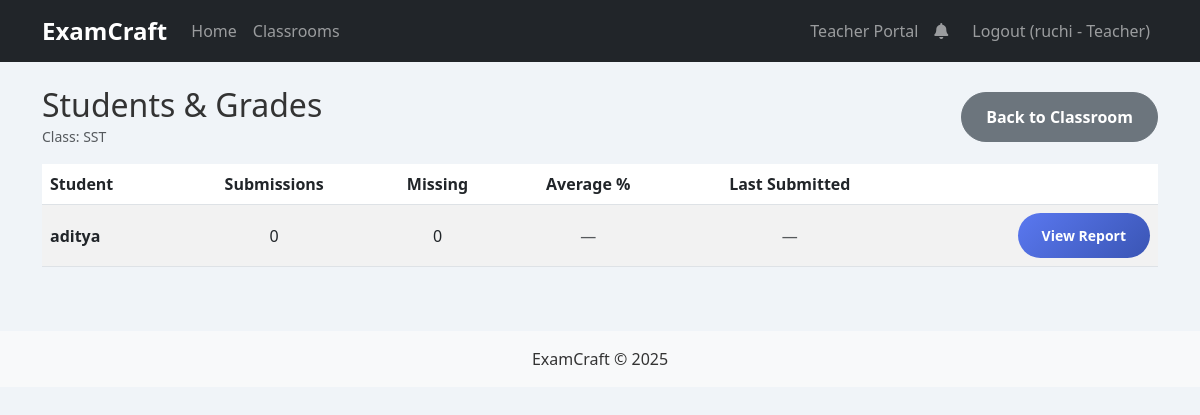
The page /classroom/1/students (signed in) on the database its author committed.
### app.py (models this page shows, shortened)
class User(db.Model):
    id = db.Column(db.Integer, primary_key=True)
    username = db.Column(db.String(80), unique=True, nullable=False)
    password_hash = db.Column(db.String(120), nullable=False)
    role = db.Column(db.String(20), nullable=False, default='student')  # 'teacher' or 'student'

class Classroom(db.Model):
    id = db.Column(db.Integer, primary_key=True)
    name = db.Column(db.String(120), nullable=False)
    code = db.Column(db.String(10), unique=True, nullable=False)
    description = db.Column(db.Text, nullable=True)
    owner_id = db.Column(db.Integer, db.ForeignKey('user.id'), nullable=False)
    created_at = db.Column(db.DateTime, default=datetime.utcnow)

### app.py (the view)
@app.route('/classroom/<int:class_id>/students')
@login_required
def classroom_students(class_id):
    classroom, membership, redirect_resp = require_membership(class_id)
    if redirect_resp:
        return redirect_resp
    if membership.role != 'teacher':
        flash('Only teachers can view the student roster and grades.', 'danger')
        return redirect(url_for('classroom_view', class_id=class_id))
    assignments = Assignment.query.filter_by(classroom_id=class_id).order_by(Assignment.created_at.asc()).all()
    assignment_ids = [a.id for a in assignments]
    student_mems = ClassroomMembership.query.filter_by(classroom_id=class_id, role='student').all()
    student_ids = [m.user_id for m in student_mems]
    users = User.query.filter(User.id.in_(student_ids)).all() if student_ids else []
    user_map = {u.id: u for u in users}
    students_info = []
    for sid in student_ids:
        subs = AssignmentSubmission.query.filter(AssignmentSubmission.assignment_id.in_(assignment_ids), AssignmentSubmission.user_id == sid).order_by(AssignmentSubmission.submitted_at.asc()).all() if assignment_ids else []
        avg = round(sum(s.percentage for s in subs) / len(subs), 1) if subs else None
        last_time = subs[-1].submitted_at if subs else None
        students_info.append({
            'id': sid,
            'username': user_map[sid].username if sid in user_map else sid,
            'submissions_count': len(subs),
            'avg_percentage': avg,
            'last_submitted_at': last_time,
            'missing_count': max(len(assignments) - len(subs), 0)
        })
    students_info.sort(key=lambda x: x['username'])
    return render_template('students.html', classroom=classroom, assignments=assignments, students=students_info)

### app.py (called while the page is built)
def login_required(f):
    @wraps(f)
    def decorated_function(*args, **kwargs):
        if 'username' not in session:
            flash('Please log in to access this page.', 'warning')
            return redirect(url_for('login'))
        return f(*args, **kwargs)
    return decorated_function

def get_current_user():
    username = session.get('username')
    if not username:
        return None
    return User.query.filter_by(username=username).first()

def require_membership(classroom_id):
    user = get_current_user()
    if not user:
        return None, None, redirect(url_for('login'))
    classroom = Classroom.query.get_or_404(classroom_id)
    membership = ClassroomMembership.query.filter_by(classroom_id=classroom.id, user_id=user.id).first()
    if not membership:
        flash('You are not a member of this classroom.', 'danger')
        return None, None, redirect(url_for('classrooms'))
    return classroom, membership, None

@app.context_processor
def inject_unread_notifications():
    try:
        user = get_current_user()
        if not user:
            return dict(unread_notifications=0)
        count = Notification.query.filter_by(user_id=user.id, read_at=None).count()
        return dict(unread_notifications=count)
    except Exception:
        return dict(unread_notifications=0)

### templates/students.html (shortened to what this page needs)
{% extends "base.html" %}
{% block content %}
<div class="d-flex justify-content-between align-items-center mb-3">
  <div>
    <h2 class="mb-0">Students & Grades</h2>
    <small class="text-muted">Class: {{ classroom.name }}</small>
  </div>
  <a class="btn btn-secondary" href="{{ url_for('classroom_view', class_id=classroom.id) }}">Back to Classroom</a>
</div>
{% if students %}
<div class="table-responsive">
  <table class="table table-striped align-middle">
    <thead>
      <tr>
        <th>Student</th>
        <th class="text-center">Submissions</th>
        <th class="text-center">Missing</th>
        <th class="text-center">Average %</th>
        <th class="text-center">Last Submitted</th>
        <th></th>
      </tr>
    </thead>
    <tbody>
      {% for s in students %}
      <tr>
        <td class="fw-semibold">{{ s.username }}</td>
        <td class="text-center">{{ s.submissions_count }}</td>
        <td class="text-center">{{ s.missing_count }}</td>
        <td class="text-center">{% if s.avg_percentage is not none %}{{ '%.1f'|format(s.avg_percentage) }}%{% else %}<span class="text-muted">—</span>{% endif %}</td>
        <td class="text-center">{% if s.last_submitted_at %}{{ s.last_submitted_at.strftime('%Y-%m-%d %H:%M') }}{% else %}<span class="text-muted">—</span>{% endif %}</td>
        <td class="text-end"><a class="btn btn-sm btn-primary" href="{{ url_for('student_report', class_id=classroom.id, student_id=s.id) }}">View Report</a></td>
      </tr>
      {% endfor %}
    </tbody>
  </table>
</div>
{% else %}
<div class="alert alert-info">No students have joined this classroom yet.</div>
{% endif %}
{% endblock %}

### templates/base.html (shortened to what this page needs)
<!DOCTYPE html>
<html lang="en">
<head>
    <link href="https://cdn.jsdelivr.net/npm/bootstrap@5.3.0-alpha1/dist/css/bootstrap.min.css" rel="stylesheet">
    <link rel="stylesheet" href="https://cdnjs.cloudflare.com/ajax/libs/font-awesome/5.15.4/css/all.min.css">
    <link rel="stylesheet" href="{{ url_for('static', filename='css/style.css') }}">
</head>
<body>
    <nav class="navbar navbar-expand-lg navbar-dark bg-dark">
        <div class="container">
            <a class="navbar-brand" href="{{ url_for('index') }}">ExamCraft</a>
            <div class="collapse navbar-collapse" id="navbarNav">
                <ul class="navbar-nav me-auto mb-2 mb-lg-0">
                    <li class="nav-item">
                        <a class="nav-link" href="{{ url_for('index') }}">Home</a>
                    </li>
                    <li class="nav-item">
                        <a class="nav-link" href="{{ url_for('classrooms') }}">Classrooms</a>
                    </li>
                </ul>
                <ul class="navbar-nav ms-auto">
                    {% if session.username %}
                    {% if session.role == 'teacher' %}
                    <li class="nav-item">
                        <a class="nav-link" href="{{ url_for('teacher_portal') }}">Teacher Portal</a>
                    </li>
                    {% elif session.role == 'student' %}
                    <li class="nav-item">
                        <a class="nav-link" href="{{ url_for('student_portal') }}">Student Portal</a>
                    </li>
                    {% endif %}
                    <li class="nav-item">
                        <a class="nav-link position-relative" href="{{ url_for('notifications_page') }}" title="Notifications">
                            <i class="fas fa-bell"></i>
                        </a>
                    </li>
                    <li class="nav-item ms-2">
                        <a class="nav-link" href="{{ url_for('logout') }}">Logout ({{ session.username }}{% if session.role %} - {{ session.role|capitalize }}{% endif %})</a>
                    </li>
                    {% endif %}
                </ul>
            </div>
        </div>
    </nav>
    <div class="container mt-4">
        {% block content %}{% endblock %}
    </div>
    <footer class="mt-5 py-3 bg-light text-center">
        <div class="container">
            <p class="mb-0">ExamCraft &copy; 2025</p>
        </div>
    </footer>
</body>
</html>

### static/css/style.css (style rules this page uses)
body { font-family: 'Segoe UI', Tahoma, Geneva, Verdana, sans-serif; background-color: #f0f4f8; color: #333; }
.navbar-dark .navbar-brand { font-weight: 700; font-size: 1.5rem; }
.navbar-dark .nav-link { font-weight: 500; }
.btn { border-radius: 50px; font-weight: 600; padding: 0.75rem 1.5rem; transition: all 0.3s ease; }
.btn-primary { background: linear-gradient(135deg, #5a78f0 0%, #3a55b4 100%); border: none; }

### rows shown on the page
User: username "ruchi"
Classroom: name "SST"
User: username "aditya", submissions_count "0", missing_count "0"

### other values the page prints
{{ session.role|capitalize }} "Teacher"
